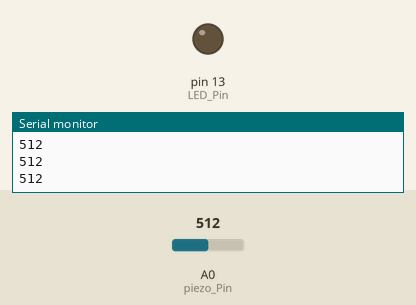
The sketch below on a simulated Arduino Uno, built with avr-gcc and run on an emulated ATmega328P. On the bench: output pins drawn as LEDs (lit = HIGH), the last lines printed to the serial monitor. Inputs (shaded band) come from the test bench; at power-on: A0 (piezo_Pin) = 512. No radio packets arrive unless stated.

Above: at 1.2 s.
1.3 s: A0 (piezo_Pin) set to 690
2.8 s: A0 (piezo_Pin) set to 719
At 4.0 s:
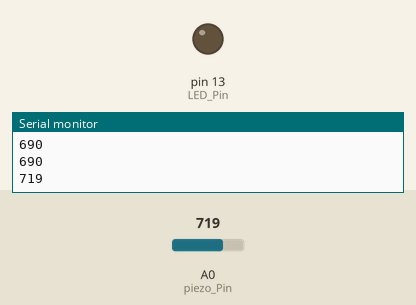
4.3 s: A0 (piezo_Pin) set to 511
At 5.0 s:
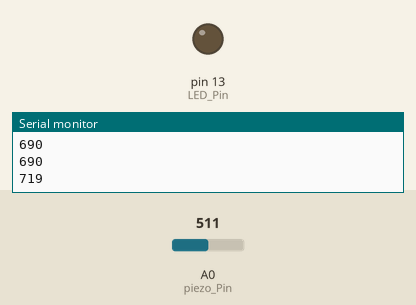
Timing chart, 0 to 7.3 s (numbered marks = the images above; inputs shaded):
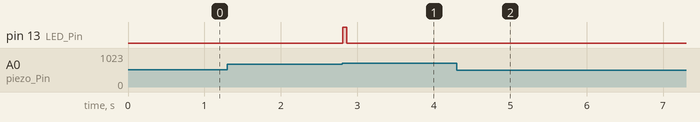

The sketch:

transmittor.ino
```cpp
#include <RH_ASK.h>
//sources of code
//http://www.theorycircuit.com/piezo-vibration-monitoring-sensor-arduino/
//https://www.arduinolab.net/rf-434mhz-ask-transmitter-and-receiver/


// tx/rx configuration
const int txSpeed = 2000;
const int rxPin = 5;
const int txPin = 6;
const int pttPin = 7;

int piezo_Pin= 0;
int LED_Pin= 13;

//Set the threshold levels
int threshold= 700;


RH_ASK driver(txSpeed, rxPin, txPin, pttPin);

void setup()
{
  Serial.begin(9600);
  pinMode(LED_Pin, OUTPUT);
  if (!driver.init())
    Serial.println("rf driver init failed");

  pinMode(LED_BUILTIN, OUTPUT);
}

void loop()
{
  int reading= analogRead(piezo_Pin);
  Serial.println(reading);
  if (reading > threshold){
    const char *msg = "hello ben!";

    digitalWrite(LED_BUILTIN, HIGH);
    delay(50);
    digitalWrite(LED_BUILTIN, LOW);
    delay(50);
    driver.send((uint8_t *)msg, strlen(msg));
    driver.waitPacketSent();
    // time to send a message
    delay(3000);
  }

}
```

Measured:
- after the input at 2.8 s, pin 13 (LED_Pin): LOW → HIGH at once, → LOW 0.05 s later
- after the input at 4.3 s, pin 13 (LED_Pin): stops changing and stays LOW
